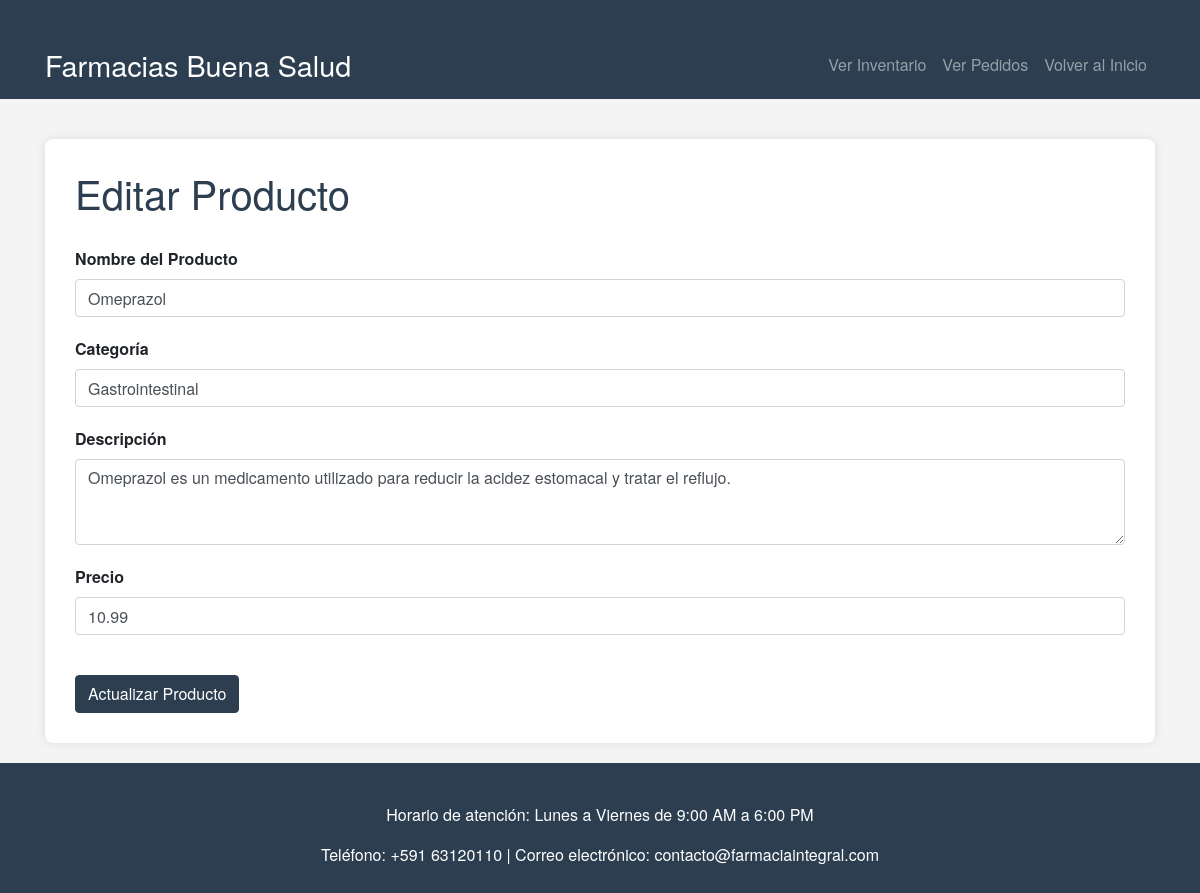
Screenshot of /editar_producto.php?id=3 (signed in) with the database file from the repository.
### tables this page shows
CREATE TABLE `productos` (
  `id` int(11) NOT NULL,
  `nombre` varchar(100) NOT NULL,
  `categoria` varchar(50) NOT NULL,
  `descripcion` text NOT NULL,
  `precio` decimal(10,2) NOT NULL
);

### editar_producto.php (the view, shortened to what this page needs)
<?php
$conexion = new mysqli("localhost", "marquez", "12345", "farmacia_ucb");
if (isset($_GET['id'])) {
    $id = intval($_GET['id']);
    $sql = "SELECT * FROM productos WHERE id = ?";
    $stmt = $conexion->prepare($sql);
    $stmt->bind_param("i", $id);
    $stmt->execute();
    $resultado = $stmt->get_result();
    $producto = $resultado->fetch_assoc();
}
?>
<!DOCTYPE html>
<html lang="es">
<head>
    <link rel="stylesheet" href="https://maxcdn.bootstrapcdn.com/bootstrap/4.5.2/css/bootstrap.min.css">
    <link rel="stylesheet" href="https://cdnjs.cloudflare.com/ajax/libs/font-awesome/5.15.3/css/all.min.css">
</head>
<body>
    <nav class="navbar navbar-expand-lg navbar-dark">
        <div class="container">
            <a class="navbar-brand" href="index.php">Farmacias Buena Salud</a>
            <ul class="navbar-nav ml-auto">
                <li class="nav-item"><a class="nav-link" href="inventario_abm.php">Ver Inventario</a></li>
                <li class="nav-item"><a class="nav-link" href="pedidos_abm.php">Ver Pedidos</a></li>
                <li class="nav-item"><a class="nav-link" href="index.php">Volver al Inicio</a></li>
            </ul>
        </div>
    </nav>
    <div class="container">
        <div class="form-editar">
            <h2>Editar Producto</h2>
            <form method="POST" action="editar_producto.php">
                <div class="form-group">
                    <label for="nombre">Nombre del Producto</label>
                    <input type="text" class="form-control" id="nombre" name="nombre" value="<?php echo $producto['nombre']; ?>" required>
                </div>
                <div class="form-group">
                    <label for="categoria">Categoría</label>
                    <input type="text" class="form-control" id="categoria" name="categoria" value="<?php echo $producto['categoria']; ?>" required>
                </div>
                <div class="form-group">
                    <label for="descripcion">Descripción</label>
                    <textarea class="form-control" id="descripcion" name="descripcion" rows="3" required><?php echo $producto['descripcion']; ?></textarea>
                </div>
                <div class="form-group">
                    <label for="precio">Precio</label>
                    <input type="number" step="0.01" class="form-control" id="precio" name="precio" value="<?php echo $producto['precio']; ?>" required>
                </div>
                <button type="submit" class="btn btn-primary">Actualizar Producto</button>
            </form>
        </div>
    </div>
    <footer class="footer">
        <div class="container">
            <p>Horario de atención: Lunes a Viernes de 9:00 AM a 6:00 PM</p>
            <p>Teléfono: +591 63120110 | Correo electrónico: contacto@farmaciaintegral.com</p>
        </div>
    </footer>
</body>
</html>

### editar_producto.php (style rules this page uses)
body { font-family: 'Helvetica Neue', Arial, sans-serif; background-color: #f4f4f4; margin: 0; padding: 0; }
.navbar { background-color: #2c3e50; }
.navbar a { color: #fff; }
.navbar-brand { font-size: 1.8em; }
.container { margin-top: 30px; }
.form-editar { background-color: #fff; border-radius: 8px; box-shadow: 0 0 10px rgba(0, 0, 0, 0.1); padding: 30px; margin-top: 40px; }
.form-editar h2 { font-size: 2.5em; margin-bottom: 30px; color: #2c3e50; }
.form-editar label { font-weight: bold; }
.form-editar .form-control { margin-bottom: 20px; }
.form-editar .btn-primary { background-color: #2c3e50; border-color: #2c3e50; margin-top: 20px; }
.footer { background-color: #2c3e50; color: white; padding: 10px 0; text-align: center; margin-top: 20px; }

### rows the page displays
productos: nombre "Omeprazol", categoria "Gastrointestinal", descripcion "Omeprazol es un medicamento utilizado para reducir la acidez estomacal y tratar el reflujo.", precio "10.99"
